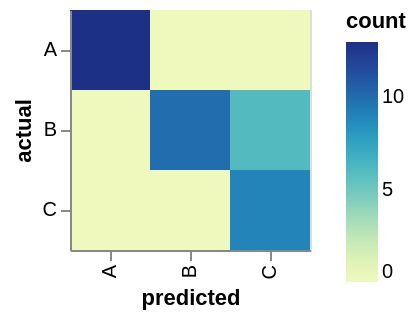

Here is the Vega-Lite specification saved for this chart:
### Vega specification from a JSON file in a GitHub repository (floating-point values rounded to 4 significant figures)
{"$schema": "https://vega.github.io/schema/vega/v5.json", "autosize": "pad", "padding": 5, "style": "cell", "data": [{"name": "highlight_store"}, {"name": "source_0", "values": [{"actual": "A", "predicted": "A", "count": 13}, {"actual": "A", "predicted": "B", "count": 0}, {"actual": "A", "predicted": "C", "count": 0}, {"actual": "B", "predicted": "A", "count": 0}, {"actual": "B", "predicted": "B", "count": 10}, {"actual": "B", "predicted": "C", "count": 6}, {"actual": "C", "predicted": "A", "count": 0}, {"actual": "C", "predicted": "B", "count": 0}, {"actual": "C", "predicted": "C", "count": 9}]}, {"name": "data_0", "source": "source_0", "transform": [{"type": "identifier", "as": "_vgsid_"}, {"type": "filter", "expr": "datum[\"count\"] !== null && !isNaN(datum[\"count\"])"}]}], "signals": [{"name": "x_step", "value": 40}, {"name": "width", "update": "bandspace(domain('x').length, 0, 0) * x_step"}, {"name": "y_step", "value": 40}, {"name": "height", "update": "bandspace(domain('y').length, 0, 0) * y_step"}, {"name": "unit", "value": {}, "on": [{"events": "mousemove", "update": "isTuple(group()) ? group() : unit"}]}, {"name": "highlight", "update": "vlSelectionResolve(\"highlight_store\")"}, {"name": "highlight_tuple", "on": [{"events": [{"source": "scope", "type": "click"}], "update": "datum && item().mark.marktype !== 'group' ? {unit: \"\", fields: highlight_tuple_fields, values: [(item().isVoronoi ? datum.datum : datum)[\"_vgsid_\"]]} : null", "force": true}, {"events": [{"source": "scope", "type": "dblclick"}], "update": "null"}]}, {"name": "highlight_tuple_fields", "value": [{"type": "E", "field": "_vgsid_"}]}, {"name": "highlight_modify", "update": "modify(\"highlight_store\", highlight_tuple, true)"}], "marks": [{"name": "marks", "type": "rect", "style": ["bar"], "from": {"data": "data_0"}, "encode": {"update": {"fill": {"scale": "color", "field": "count"}, "opacity": [{"test": "!(length(data(\"highlight_store\"))) || (vlSelectionTest(\"highlight_store\", datum))", "value": 1}, {"value": 0.5}], "x": {"scale": "x", "field": "predicted"}, "width": {"scale": "x", "band": true}, "y": {"scale": "y", "field": "actual"}, "height": {"scale": "y", "band": true}}}}], "scales": [{"name": "x", "type": "band", "domain": {"data": "data_0", "field": "predicted", "sort": true}, "range": {"step": {"signal": "x_step"}}, "paddingInner": 0, "paddingOuter": 0}, {"name": "y", "type": "band", "domain": {"data": "data_0", "field": "actual", "sort": true}, "range": {"step": {"signal": "y_step"}}, "paddingInner": 0, "paddingOuter": 0}, {"name": "color", "type": "linear", "domain": {"data": "data_0", "field": "count"}, "range": "ramp", "interpolate": "hcl", "zero": false}], "axes": [{"scale": "x", "orient": "bottom", "grid": false, "title": "predicted", "labelAlign": "right", "labelAngle": 270, "labelBaseline": "middle", "zindex": 1}, {"scale": "y", "orient": "left", "grid": false, "title": "actual", "zindex": 1}], "legends": [{"fill": "color", "gradientLength": {"signal": "clamp(height, 64, 200)"}, "symbolType": "circle", "title": "count", "encode": {"gradient": {"update": {"opacity": {"value": 1}}}}}], "config": {"range": {"ramp": {"scheme": "yellowgreenblue"}}}}
